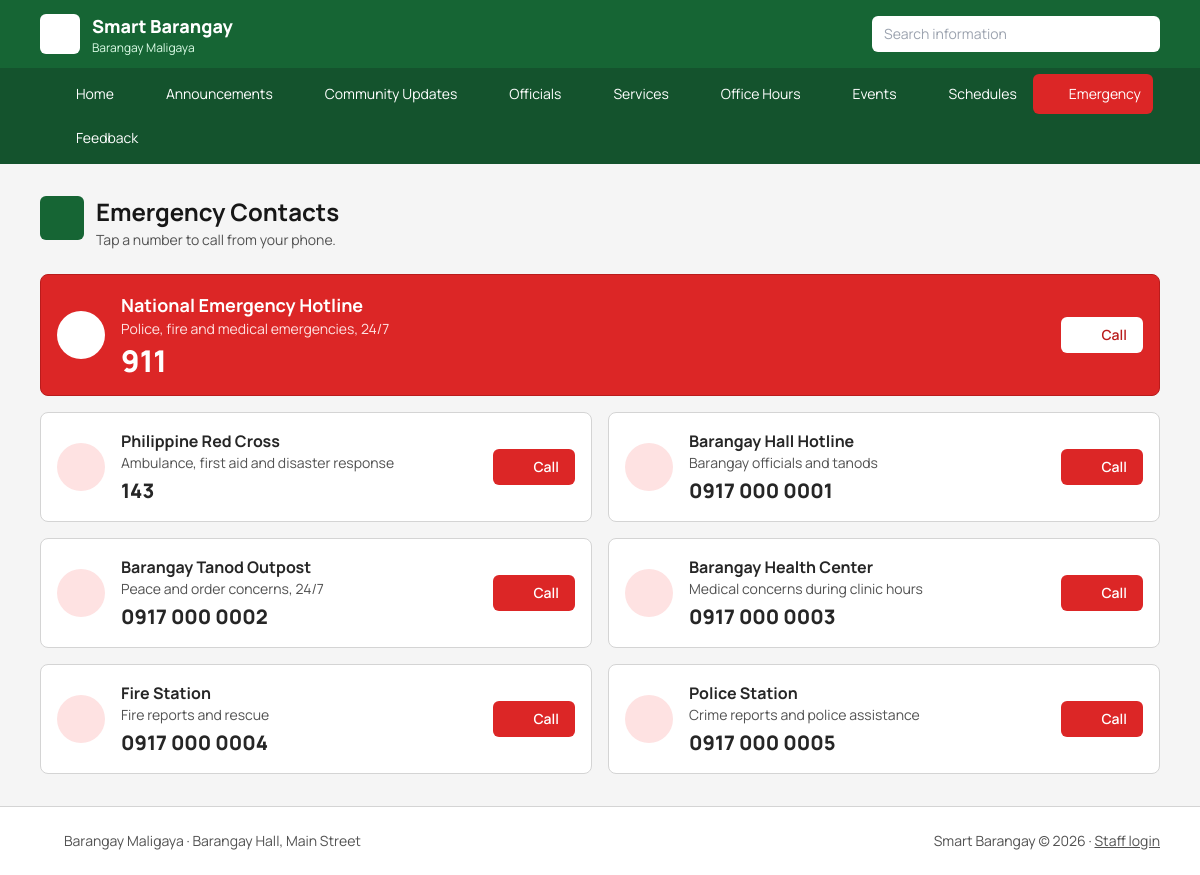
The page /emergency.php on the database its author committed.
### tables this page shows
CREATE TABLE `emergency_contacts` (
  `id` int(11) NOT NULL,
  `name` varchar(120) NOT NULL,
  `number` varchar(40) NOT NULL,
  `note` varchar(200) DEFAULT NULL,
  `sort_order` int(11) NOT NULL DEFAULT 0
);

### emergency.php (the view, shortened to what this page needs)
<?php
require 'config.php';
$rows = $pdo->query('SELECT * FROM emergency_contacts ORDER BY sort_order, id')->fetchAll();
include 'includes/header.php';
echo page_head('siren', 'Emergency Contacts', 'Tap a number to call from your phone.');
?>
<?php if (!$rows): ?>
  <p class="bg-white border border-dashed border-neutral-300 rounded-lg p-8 text-center text-neutral-600">No emergency contacts have been listed yet. In an emergency, call 911.</p>
<?php else: ?>
  <div class="grid gap-4 md:grid-cols-2">
    <?php foreach ($rows as $i => $c): $first = $i === 0; ?>
      <article id="contact-<?= (int)$c['id'] ?>" class="rounded-lg border p-4 flex items-center gap-4 scroll-mt-4 <?= $first ? 'bg-red-600 text-white border-red-700 md:col-span-2' : 'bg-white border-neutral-300' ?>">
        <span class="rounded-full p-3 shrink-0 <?= $first ? 'bg-white text-red-600' : 'bg-red-100 text-red-600' ?>"><?= icon('phone', 'w-6 h-6') ?></span>
        <div class="flex-1 min-w-0">
          <h2 class="font-bold <?= $first ? 'text-lg' : '' ?>"><?= e($c['name']) ?></h2>
          <?php if ($c['note']): ?><p class="text-sm <?= $first ? 'text-red-100' : 'text-neutral-600' ?>"><?= e($c['note']) ?></p><?php endif; ?>
          <p class="font-extrabold mt-1 <?= $first ? 'text-3xl' : 'text-xl' ?>"><?= e($c['number']) ?></p>
        </div>
        <a href="tel:<?= e(tel($c['number'])) ?>" class="shrink-0 rounded-md px-4 py-2 text-sm font-semibold flex items-center gap-2 <?= $first ? 'bg-white text-red-700 hover:bg-red-50' : 'bg-red-600 text-white hover:bg-red-700' ?>"><?= icon('phone', 'w-4 h-4') ?>Call</a>
      </article>
    <?php endforeach; ?>
  </div>
<?php endif; ?>
<?php include 'includes/footer.php'; ?>

### config.php (shortened to what this page needs)
<?php
function e($v) { return htmlspecialchars((string)$v, ENT_QUOTES, 'UTF-8'); }
function tel($n) { return preg_replace('/[^0-9+]/', '', $n); }
function page_head($icon, $title, $sub = '') {
    return '<div class="flex items-start gap-3 mb-6"><span class="bg-green-800 text-white rounded-md p-2.5 shrink-0">' . icon($icon, 'w-6 h-6') . '</span>'
         . '<div><h1 class="text-2xl font-bold text-neutral-900">' . e($title) . '</h1>'
         . ($sub !== '' ? '<p class="text-neutral-600 text-sm mt-0.5">' . e($sub) . '</p>' : '') . '</div></div>';
}
function icon($name, $class = 'w-5 h-5') {
    return '<svg xmlns="http://www.w3.org/2000/svg" class="' . e($class) . '" viewBox="0 0 24 24" fill="none" stroke="currentColor" stroke-width="2" stroke-linecap="round" stroke-linejoin="round" aria-hidden="true">' . ($p[$name] ?? $p['file-text']) . '</svg>';
}

### rows shown on the page
emergency_contacts: name "National Emergency Hotline", note "Police, fire and medical emergencies, 24/7", number "911"
emergency_contacts: name "Philippine Red Cross", note "Ambulance, first aid and disaster response", number "143"
emergency_contacts: name "Barangay Hall Hotline", note "Barangay officials and tanods", number "0917 000 0001"
emergency_contacts: name "Barangay Tanod Outpost", note "Peace and order concerns, 24/7", number "0917 000 0002"
emergency_contacts: name "Barangay Health Center", note "Medical concerns during clinic hours", number "0917 000 0003"
emergency_contacts: name "Fire Station", note "Fire reports and rescue", number "0917 000 0004"
emergency_contacts: name "Police Station", note "Crime reports and police assistance", number "0917 000 0005"

### other values the page prints
BARANGAY_NAME "Barangay Maligaya"
$label "Home"
$label "Announcements"
$label "Community Updates"
$label "Officials"
$label "Services"
$label "Office Hours"
$label "Events"
$label "Schedules"
$label "Emergency"
$label "Feedback"
$title "Emergency Contacts"
$sub "Tap a number to call from your phone."
BARANGAY_ADDRESS "Barangay Hall, Main Street"
